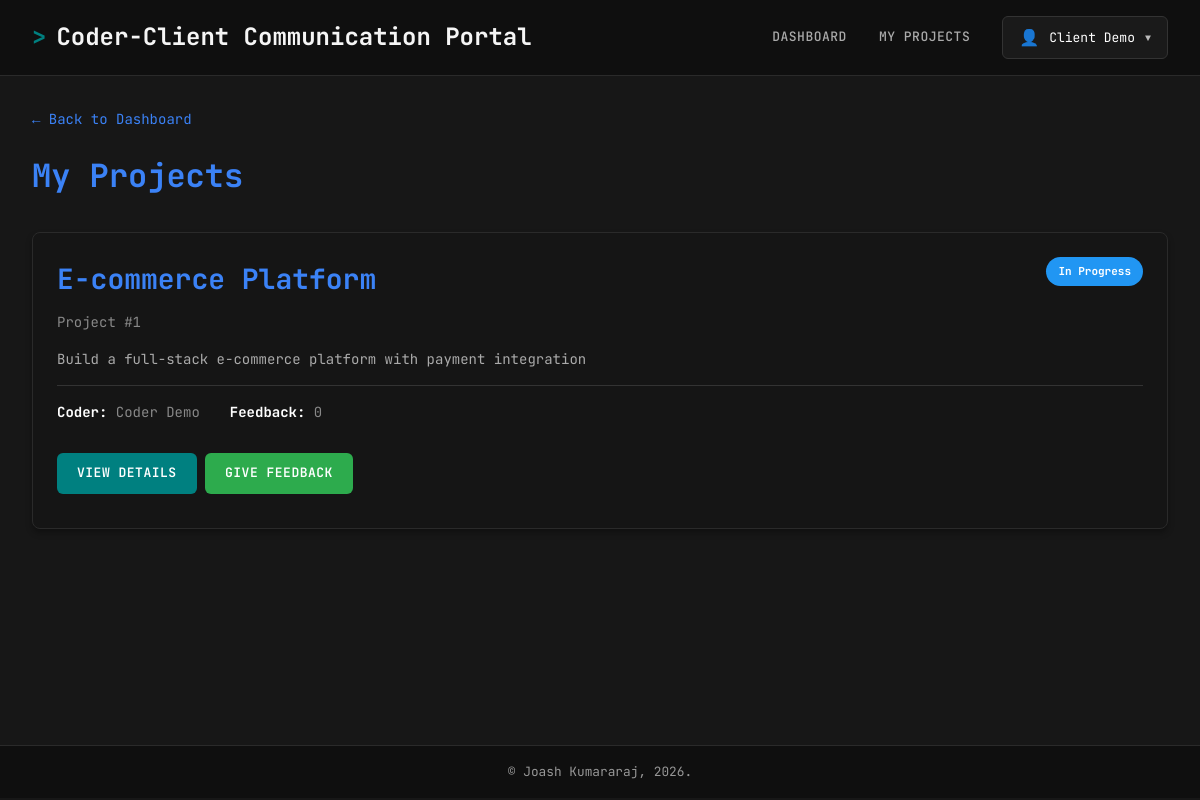
Page /projects/view.php (signed in) on the committed database.
### tables this page shows
CREATE TABLE IF NOT EXISTS
    projects (
        project_id INT AUTO_INCREMENT PRIMARY KEY,
        title VARCHAR(50) NOT NULL,
        description VARCHAR(1000) NOT NULL,
        image VARCHAR(255) DEFAULT NULL,
        status INT NOT NULL,
        coder_id INT NOT NULL,
        client_id INT,
        CONSTRAINT fk_projects_coder FOREIGN KEY (coder_id) REFERENCES users (user_id),
        CONSTRAINT fk_projects_client FOREIGN KEY (client_id) REFERENCES users (user_id)
    );

CREATE TABLE IF NOT EXISTS
    users (
        user_id INT AUTO_INCREMENT PRIMARY KEY,
        name VARCHAR(255) NOT NULL,
        email VARCHAR(255) UNIQUE NOT NULL,
        password VARCHAR(255) NOT NULL,
        role_id INT NOT NULL,
        CONSTRAINT fk_users_roles FOREIGN KEY (role_id) REFERENCES ROLES (role_id)
    );

### includes/auth.php (called while the page is built, shortened)
<?php
function getCurrentUser()
{
    return [
        'user_id' => $_SESSION['user_id'] ?? null,
        'name' => $_SESSION['name'] ?? null,
        'email' => $_SESSION['email'] ?? null,
        'role' => $_SESSION['role'] ?? null
    ];
}
?>

### includes/constants.php (called while the page is built, shortened)
<?php
$statusLabels = [
    STATUS_PENDING => 'Pending',
    STATUS_IN_PROGRESS => 'In Progress',
    STATUS_COMPLETED => 'Completed'
];
$statusColors = [
    STATUS_PENDING => '#FFA500',
    STATUS_IN_PROGRESS => '#2196F3',
    STATUS_COMPLETED => '#4CAF50'
];
?>

### projects/view.php (the view, shortened to what this page needs)
<?php
require_once './includes/auth.php';
$user = getCurrentUser();
require_once './config/db.php';
require_once './includes/constants.php';
if ($user['role'] === 'coder') {
    $stmt = $db->prepare("
        SELECT projects.project_id,
               projects.title,
               projects.description,
               projects.status,
               projects.coder_id,
               projects.client_id,
               clients.name as client_name,
               COUNT(feedback.feedback_id) as feedback_count
        FROM projects
        LEFT JOIN users as clients ON projects.client_id = clients.user_id
        LEFT JOIN feedback ON feedback.project_id = projects.project_id
        WHERE projects.coder_id = :coder_id
        GROUP BY projects.project_id,
                 projects.title,
                 projects.description,
                 projects.status,
                 projects.coder_id,
                 projects.client_id,
                 clients.name
        ORDER BY projects.project_id DESC
    ");
    $stmt->execute(['coder_id' => $user['user_id']]);
} else {
    $stmt = $db->prepare("
        SELECT projects.project_id,
               projects.title,
               projects.description,
               projects.status,
               projects.coder_id,
               projects.client_id,
               coders.name as coder_name,
               COUNT(feedback.feedback_id) as feedback_count
        FROM projects
        LEFT JOIN users as coders ON projects.coder_id = coders.user_id
        LEFT JOIN feedback ON feedback.project_id = projects.project_id
        WHERE projects.client_id = :client_id
        GROUP BY projects.project_id,
                 projects.title,
                 projects.description,
                 projects.status,
                 projects.coder_id,
                 projects.client_id,
                 coders.name
        ORDER BY projects.project_id DESC
    ");
    $stmt->execute(['client_id' => $user['user_id']]);
}
$projects = $stmt->fetchAll(PDO::FETCH_OBJ);
require_once './includes/header.php';
?>
<a href="<?= BASE_URL; ?>/dashboard" class="back-link">← Back to Dashboard</a>
<div class="page-header">
    <h2>
        <?php if ($user['role'] === 'coder'): ?>
            My Projects
        <?php else: ?>
            My Projects
        <?php endif; ?>
    </h2>
</div>
<?php if (count($projects) > 0): ?>
    <?php foreach ($projects as $project): ?>
        <div class="project-card">
            <div class="project-header">
                <div>
                    <h3 class="project-title"><?= htmlspecialchars($project->title); ?></h3>
                    <div class="project-id">Project #<?= $project->project_id; ?></div>
                </div>
                <span class="project-status" style="background-color: <?= $statusColors[$project->status]; ?>">
                    <?= $statusLabels[$project->status]; ?>
                </span>
            </div>
            <p class="project-description">
                <?= htmlspecialchars($project->description); ?>
            </p>
            <div class="project-meta">
                <?php if ($user['role'] !== 'coder'): ?>
                    <div class="meta-item">
                        <strong>Coder:</strong>
                        <?= htmlspecialchars($project->coder_name ?? 'Not assigned'); ?>
                    </div>
                <?php endif; ?>
                <div class="meta-item">
                    <strong>Feedback:</strong>
                    <?= $project->feedback_count; ?>
                </div>
            </div>
            <div class="project-actions">
                <a href="<?= BASE_URL; ?>/projects/detail?id=<?= $project->project_id; ?>" class="btn">View
                    Details</a>
                <?php if ($user['role'] === 'client'): ?>
                    <a href="<?= BASE_URL; ?>/feedback/create?project_id=<?= $project->project_id; ?>" class="btn btn-success">Give
                        Feedback</a>
                <?php endif; ?>
            </div>
        </div>
    <?php endforeach; ?>
<?php endif; ?>
<?php require_once './includes/footer.php'; ?>

### assets/style.css (style rules this page uses)
:root { --color-primary: #008080; --color-primary-dark: #006c6c; --color-bg-main: #171717; --color-bg-dark: #0f0f0f; --color-bg-card: #151515; --color-bg-input: #1a1a1a; --color-border: #2a2a2a; --color-border-light: #333; --color-text: #e0e0e0; --color-text-muted: #aaa; --color-text-dim: #888; --color-danger: #ef4444; --color-success: #10b981; --color-info: #3b82f6; --color-warning: #cf840b; }
* { margin: 0; padding: 0; box-sizing: border-box; }
body { background-color: var(--color-bg-main); color: var(--color-text); font-family: "JetBrains Mono", "Courier New", monospace; font-size: 14px; line-height: 1.6; scroll-behavior: smooth; }
.card, div[class*="card"] { background: var(--color-bg-card); border: 1px solid var(--color-border); border-radius: 8px; padding: 1.5rem; margin-bottom: 1.5rem; box-shadow: 0 4px 6px rgba(0, 0, 0, 0.3); }
.btn, button[type="submit"], input[type="submit"], a.btn { background: var(--color-primary); color: white; margin: 10px 0; padding: 10px 20px; border: none; border-radius: 6px; font-family: inherit; font-size: 13px; font-weight: 600; cursor: pointer; text-decoration: none; transition: all 0.2s; text-transform: uppercase; letter-spacing: 0.5px; display: inline-block; }
.btn-success { background: #2dab4d !important; }
.project-status { display: inline-block; padding: 6px 12px; border-radius: 20px; font-size: 11px; font-weight: 700; color: white; }
.page-header { display: flex; justify-content: space-between; align-items: center; margin-bottom: 30px; }
.page-header h2 { margin: 0; color: var(--color-info); }
.project-card { background: var(--color-bg-input); padding: 20px; border-radius: 8px; margin-bottom: 20px; border-left: 4px solid var(--color-info); transition: transform 0.2s; }
.project-header { display: flex; justify-content: space-between; align-items: start; margin-bottom: 15px; }
.project-title { font-size: 28px; color: var(--color-info); margin: 0 0 10px 0; }
.project-id { color: var(--color-text-dim); font-size: 14px; }
.project-description { color: var(--color-text-muted); margin-bottom: 15px; line-height: 1.5; }
.project-meta { display: flex; gap: 30px; padding-top: 15px; border-top: 1px solid var(--color-border-light); font-size: 14px; }
.meta-item { color: var(--color-text-dim); }
.meta-item strong { color: white; }
.project-actions { margin-top: 20px; }
a { text-decoration: none; transition: color 0.2s; color: var(--color-info); }
.back-link { color: var(--color-info); text-decoration: none; margin-bottom: 20px; display: inline-block; }
h1, h2, h3, h4, h5, h6 { color: #f5f5f5; font-weight: 700; }
h2 { font-size: 2rem; }
h3 { font-size: 1.5rem; }

### rows in the picture
projects: title "E-commerce Platform", project_id "1", status "In Progress", description "Build a full-stack e-commerce platform with payment integration", coder.name "Coder Demo", feedback_count "0"

### other values in the picture
$user['name'] "Client Demo"
